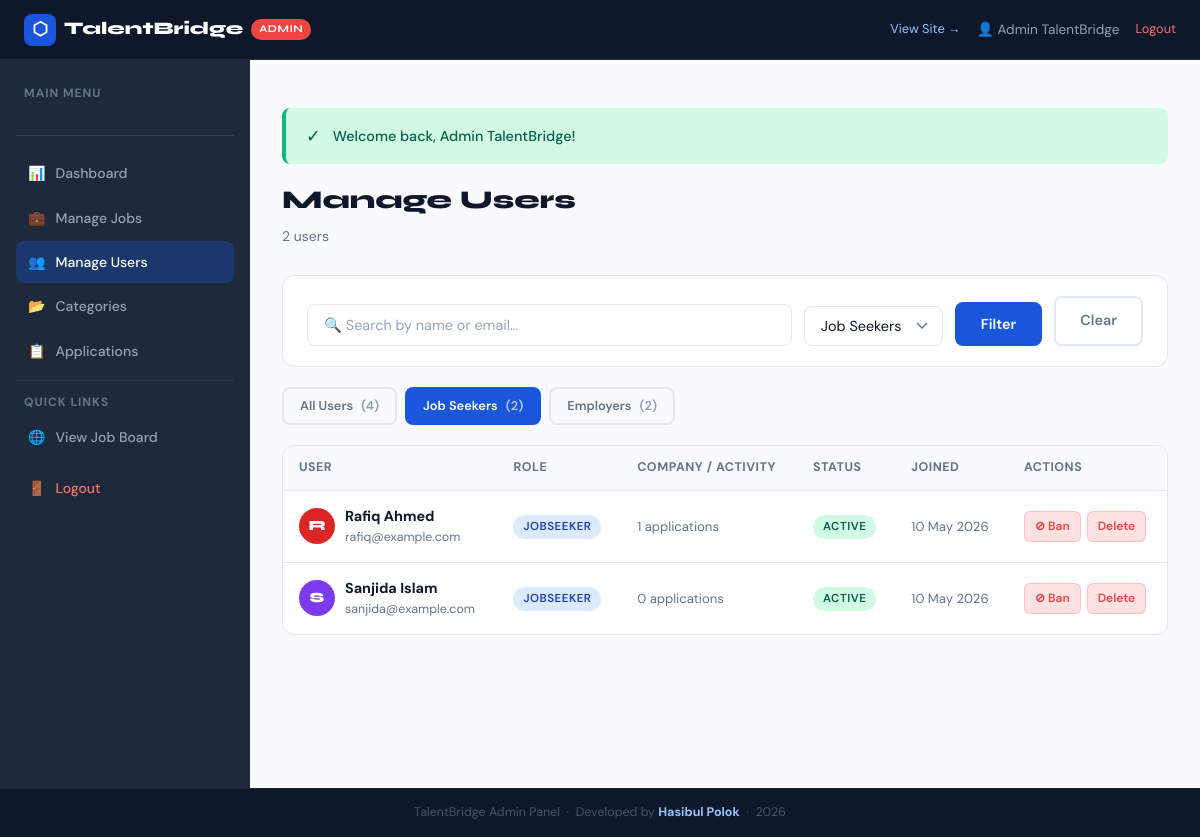
/admin/users.php?role=jobseeker (signed in), run on the app's committed database.
### tables this page shows
CREATE TABLE users (
    id         INT AUTO_INCREMENT PRIMARY KEY,
    name       VARCHAR(150) NOT NULL,
    email      VARCHAR(150) NOT NULL UNIQUE,
    password   VARCHAR(255) NOT NULL,
    role       ENUM('jobseeker','employer','admin') NOT NULL DEFAULT 'jobseeker',
    status     ENUM('active','inactive','banned')   NOT NULL DEFAULT 'active',
    created_at TIMESTAMP DEFAULT CURRENT_TIMESTAMP,
    updated_at TIMESTAMP DEFAULT CURRENT_TIMESTAMP ON UPDATE CURRENT_TIMESTAMP
);

### admin/users.php (the view, shortened to what this page needs)
<?php
require_once '../includes/functions.php';
$pdo = getDB();
$roleFilter   = $_GET['role'] ?? '';
$searchFilter = trim($_GET['q'] ?? '');
$page         = max(1, intval($_GET['page'] ?? 1));
$perPage      = 20;
$where  = ["u.role != 'admin'"];
$params = [];
if ($roleFilter)   { $where[] = "u.role = ?";                               $params[] = $roleFilter; }
$whereClause = implode(' AND ', $where);
$countStmt = $pdo->prepare("SELECT COUNT(*) FROM users u WHERE $whereClause");
$countStmt->execute($params);
$total      = $countStmt->fetchColumn();
$offset     = ($page - 1) * $perPage;
$stmt = $pdo->prepare("
    SELECT u.*,
        (SELECT profile_photo FROM user_profiles WHERE user_id = u.id LIMIT 1) AS profile_photo,
        (SELECT COUNT(*) FROM applications WHERE user_id = u.id) AS app_count,
        (SELECT COUNT(*) FROM jobs WHERE employer_id = u.id) AS job_count,
        (SELECT name FROM companies WHERE user_id = u.id LIMIT 1) AS company_name
    FROM users u
    WHERE $whereClause
    ORDER BY u.created_at DESC
    LIMIT $perPage OFFSET $offset
");
$stmt->execute($params);
$users = $stmt->fetchAll();
$csrf    = generateCSRF();
?>
<?php require_once '../admin/header.php'; ?>
<div class="dash-header">
    <h1 class="dash-title">Manage Users</h1>
    <p class="dash-subtitle"><?= number_format($total) ?> user<?= $total != 1 ? 's' : '' ?></p>
</div>
<div class="filter-bar" style="margin-bottom:20px;">
    <form method="GET" style="display:flex;gap:12px;flex-wrap:wrap;align-items:flex-end;">
        <div class="form-group" style="margin:0;flex:1;min-width:200px;">
            <input type="text" name="q" class="form-control" placeholder="🔍 Search by name or email..." value="<?= e($searchFilter) ?>">
        </div>
        <div class="form-group" style="margin:0;">
            <select name="role" class="form-control form-select">
                <option value="jobseeker" <?= $roleFilter === 'jobseeker' ? 'selected' : '' ?>>Job Seekers</option>
            </select>
        </div>
        <button type="submit" class="btn btn-primary">Filter</button>
        <?php if ($roleFilter || $searchFilter): ?>
            <a href="<?= BASE_URL ?>/admin/users.php" class="btn btn-ghost">Clear</a>
        <?php endif; ?>
    </form>
</div>
<div style="display:flex;gap:8px;flex-wrap:wrap;margin-bottom:20px;">
    <?php
    $roleCounts = [
        ''           => $pdo->query("SELECT COUNT(*) FROM users WHERE role != 'admin'")->fetchColumn(),
        'jobseeker'  => $pdo->query("SELECT COUNT(*) FROM users WHERE role = 'jobseeker'")->fetchColumn(),
        'employer'   => $pdo->query("SELECT COUNT(*) FROM users WHERE role = 'employer'")->fetchColumn(),
    ];
    foreach (['' => 'All Users', 'jobseeker' => 'Job Seekers', 'employer' => 'Employers'] as $val => $label):
    ?>
    <a href="<?= BASE_URL ?>/admin/users.php<?= $val ? '?role=' . $val : '' ?>"
       class="btn btn-sm <?= $roleFilter === $val ? 'btn-primary' : 'btn-ghost' ?>">
        <?= $label ?> <span style="opacity:0.7;">(<?= $roleCounts[$val] ?>)</span>
    </a>
    <?php endforeach; ?>
</div>
<div class="table-wrap">
    <?php if ($users): ?>
    <table>
        <thead>
            <tr>
                <th>User</th>
                <th>Role</th>
                <th>Company / Activity</th>
                <th>Status</th>
                <th>Joined</th>
                <th>Actions</th>
            </tr>
        </thead>
        <tbody>
            <?php foreach ($users as $user): ?>
            <tr style="<?= $user['status'] === 'banned' ? 'opacity:0.6;' : '' ?>">
                <td>
                    <div style="display:flex;align-items:center;gap:10px;">
                        <?= renderAvatar($user['name'], $user['profile_photo'] ?? null, 36) ?>
                        <div>
                            <div style="font-weight:700;font-size:0.9rem;"><?= e($user['name']) ?></div>
                            <div style="font-size:0.78rem;color:var(--mid);"><?= e($user['email']) ?></div>
                        </div>
                    </div>
                </td>
                <td>
                    <span class="badge <?= $user['role'] === 'employer' ? 'badge-warning' : 'badge-info' ?>">
                        <?= ucfirst($user['role']) ?>
                    </span>
                </td>
                <td style="font-size:0.82rem;">
                    <?php if ($user['role'] === 'employer'): ?>
                        <div><?= $user['company_name'] ? '🏢 ' . e($user['company_name']) : '<em style="color:var(--mid);">No company</em>' ?></div>
                        <div style="color:var(--mid);"><?= $user['job_count'] ?> jobs posted</div>
                    <?php else: ?>
                        <div style="color:var(--mid);"><?= $user['app_count'] ?> applications</div>
                    <?php endif; ?>
                </td>
                <td><?= statusBadge($user['status']) ?></td>
                <td style="font-size:0.82rem;color:var(--mid);"><?= formatDate($user['created_at'], 'd M Y') ?></td>
                <td>
                    <div class="table-actions">
                        <a href="<?= BASE_URL ?>/admin/users.php?ban=<?= $user['id'] ?>&csrf=<?= $csrf ?>"
                           class="action-btn <?= $user['status'] === 'banned' ? 'view' : 'delete' ?>"
                           data-confirm="<?= $user['status'] === 'banned' ? 'Unban this user?' : 'Ban this user?' ?>">
                            <?= $user['status'] === 'banned' ? '✓ Unban' : '⊘ Ban' ?>
                        </a>
                        <a href="<?= BASE_URL ?>/admin/users.php?delete=<?= $user['id'] ?>&csrf=<?= $csrf ?>"
                           class="action-btn delete"
                           data-confirm="Permanently delete this user? This cannot be undone.">Delete</a>
                    </div>
                </td>
            </tr>
            <?php endforeach; ?>
        </tbody>
    </table>
    <?php endif; ?>
</div>
<?php require_once '../admin/footer.php'; ?>

### includes/functions.php (shortened to what this page needs)
<?php
function e($string) {
    return htmlspecialchars($string ?? '', ENT_QUOTES, 'UTF-8');
}
function getFlash() {
    if (isset($_SESSION['flash'])) {
        $flash = $_SESSION['flash'];
        return $flash;
    }
    return null;
}
function displayFlash() {
    $flash = getFlash();
    if ($flash) {
        $type = $flash['type'];
        $msg = e($flash['message']);
        $icons = ['success' => '✓', 'error' => '✕', 'warning' => '⚠', 'info' => 'ℹ'];
        $icon = $icons[$type] ?? 'ℹ';
        echo "<div class='flash flash-{$type}'><span class='flash-icon'>{$icon}</span>{$msg}</div>";
    }
}
function formatDate($date, $format = 'd M Y') {
    return date($format, strtotime($date));
}
function getPhotoUrl($photoFile) {
    return null;
}
function renderAvatar($name, $photoFile = null, $size = 48, $extraStyle = '') {
    $photoUrl = getPhotoUrl($photoFile);
    $initials  = strtoupper(substr(trim($name ?: 'U'), 0, 1));
    $palette   = ['#1a56db','#7c3aed','#db2777','#059669','#d97706','#dc2626','#0891b2','#9333ea'];
    $bg        = $palette[abs(crc32($name)) % count($palette)];
    return '<div style="width:' . $size . 'px;height:' . $size . 'px;border-radius:50%;
                background:' . $bg . ';color:white;display:flex;align-items:center;
                justify-content:center;font-family:var(--font-display);font-weight:800;
                font-size:' . round($size * 0.38) . 'px;flex-shrink:0;' . $extraStyle . '">'
           . $initials . '</div>';
}
function generateCSRF() {
    return $_SESSION['csrf_token'];
}
function statusBadge($status) {
    $colors = [
        'pending'     => 'badge-warning',
        'approved'    => 'badge-success',
        'rejected'    => 'badge-danger',
        'active'      => 'badge-success',
        'closed'      => 'badge-secondary',
        'draft'       => 'badge-secondary',
        'reviewed'    => 'badge-info',
        'shortlisted' => 'badge-primary',
        'interviewed' => 'badge-info',
        'hired'       => 'badge-success',
    ];
    $class = $colors[$status] ?? 'badge-secondary';
    return '<span class="badge ' . $class . '">' . ucfirst($status) . '</span>';
}
?>

### assets/css/style.css (style rules this page uses)
:root { --primary: #1a56db; --primary-dark: #1344b4; --primary-light: #e8f0fe; --secondary: #f59e0b; --secondary-light: #fef3c7; --dark: #0f172a; --dark-2: #1e293b; --dark-3: #334155; --mid: #64748b; --light: #94a3b8; --border: #e2e8f0; --bg: #f8fafc; --white: #ffffff; --success: #10b981; --danger: #ef4444; --warning: #f59e0b; --info: #3b82f6; --font-display: 'Syne', sans-serif; --font-body: 'DM Sans', sans-serif; --radius: 12px; --radius-sm: 8px; --radius-lg: 20px; --shadow: 0 4px 20px rgba(0,0,0,0.08); --shadow-lg: 0 10px 40px rgba(0,0,0,0.12); --transition: all 0.25s cubic-bezier(0.4,0,0.2,1); }
*, *::before, *::after { box-sizing: border-box; margin: 0; padding: 0; }
html { scroll-behavior: smooth; font-size: 16px; }
body { font-family: var(--font-body); background: var(--bg); color: var(--dark); line-height: 1.6; overflow-x: hidden; }
a { color: var(--primary); text-decoration: none; transition: var(--transition); }
button { cursor: pointer; font-family: var(--font-body); }
input, textarea, select { font-family: var(--font-body); }
.btn { display: inline-flex; align-items: center; gap: 8px; padding: 11px 24px; border-radius: var(--radius-sm); font-weight: 600; font-size: 0.9rem; border: 2px solid transparent; transition: var(--transition); cursor: pointer; text-decoration: none; white-space: nowrap; font-family: var(--font-body); }
.btn-primary { background: var(--primary); color: white; border-color: var(--primary); }
.btn-ghost { background: transparent; color: var(--mid); border-color: var(--border); }
.btn-sm { padding: 7px 16px; font-size: 0.8rem; }
.flash { display: flex; align-items: center; gap: 12px; padding: 14px 20px; margin: 16px auto; max-width: 1220px; border-radius: var(--radius-sm); font-weight: 500; font-size: 0.9rem; animation: slideDown 0.3s ease; }
.flash-success { background: #d1fae5; color: #065f46; border-left: 4px solid var(--success); }
.flash-icon { font-size: 1.1rem; flex-shrink: 0; }
.badge { display: inline-flex; align-items: center; padding: 3px 10px; border-radius: 50px; font-size: 0.72rem; font-weight: 600; text-transform: uppercase; letter-spacing: 0.5px; }
.badge-success { background: #d1fae5; color: #065f46; }
.badge-info { background: #dbeafe; color: #1e40af; }
.form-group { margin-bottom: 20px; }
.form-control { width: 100%; padding: 11px 16px; border: 1.5px solid var(--border); border-radius: var(--radius-sm); font-size: 0.9rem; color: var(--dark); background: white; transition: var(--transition); outline: none; font-family: var(--font-body); }
.form-control::placeholder { color: var(--light); }
.form-select { appearance: none; background-repeat: no-repeat; background-position: right 14px center; padding-right: 40px; }
.dash-header { margin-bottom: 28px; }
.dash-title { font-family: var(--font-display); font-size: 1.6rem; font-weight: 800; color: var(--dark); }
.dash-subtitle { color: var(--mid); font-size: 0.875rem; margin-top: 4px; }
.table-wrap { background: white; border: 1px solid var(--border); border-radius: var(--radius); overflow: hidden; }
table { width: 100%; border-collapse: collapse; }
th { background: var(--bg); padding: 12px 16px; text-align: left; font-size: 0.78rem; font-weight: 700; color: var(--mid); text-transform: uppercase; letter-spacing: 0.5px; border-bottom: 1px solid var(--border); white-space: nowrap; }
td { padding: 14px 16px; font-size: 0.875rem; color: var(--dark); border-bottom: 1px solid var(--border); vertical-align: middle; }
tr:last-child td { border-bottom: none; }
.table-actions { display: flex; gap: 6px; flex-wrap: wrap; }
.action-btn { display: inline-flex; align-items: center; gap: 4px; padding: 5px 10px; border-radius: 6px; font-size: 0.75rem; font-weight: 600; border: 1px solid transparent; cursor: pointer; transition: var(--transition); text-decoration: none; font-family: var(--font-body); }
.action-btn.delete { background: #fee2e2; color: var(--danger); border-color: rgba(239,68,68,0.2); }
.filter-bar { background: white; border: 1px solid var(--border); border-radius: var(--radius); padding: 20px 24px; margin-bottom: 24px; }

### admin/header.php (style rules this page uses)
body { padding-top: 0; }

### data on the page
users: name "R", name "Rafiq Ahmed", email "rafiq@example.com", role "JOBSEEKER", app_count "1", status "ACTIVE", created_at "10 May 2026", shows "⊘ Ban"
users: name "S", name "Sanjida Islam", email "sanjida@example.com", role "JOBSEEKER", app_count "0", status "ACTIVE", created_at "10 May 2026", shows "⊘ Ban"

### other printed values
$currentUser['name'] "Admin TalentBridge"
$icon "✓"
$msg "Welcome back, Admin TalentBridge!"
$total "2"
$label "All Users"
$roleCounts[$val] "4"
$label "Job Seekers"
$roleCounts[$val] "2"
$label "Employers"
